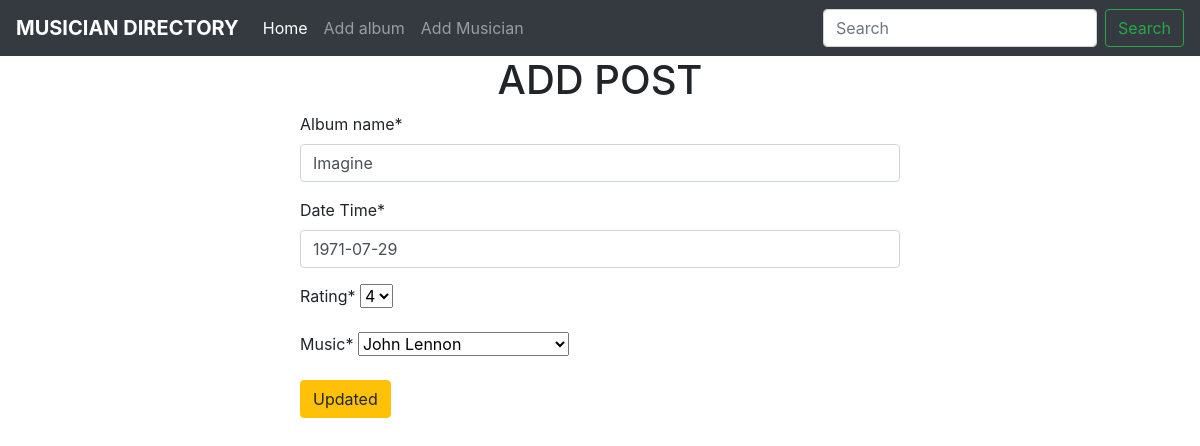
The app's page /album/edit_album/1/ with its own data.
### album/models.py (models this page shows, shortened)
class Album(models.Model):
    album_name = models.CharField(max_length=20)
    album_release_date = models.DateField(
        _("Date Time"), auto_now=False, auto_now_add=False)
    rating = models.IntegerField(
        _("Rating"), choices=[(i, i) for i in range(1, 6)], default=1)
    music = models.ForeignKey(Musician, on_delete=models.CASCADE)

### album/views.py (the view)
# urls.py: path('edit_album/<int:id>/', views.edit_album, name='edit'),
def edit_album(request, id):
    album_form = Album.objects.get(pk=id)
    if request.method == 'POST':
        album_forms = forms.Album(request.POST, instance=album_form)
        if album_forms.is_valid():
            album_forms.save()
            return redirect('home')
    else:
        album_forms = forms.Album(instance=album_form)
    return render(request, 'home_album.html', {'album_form': album_forms})

### album/forms.py
class Album(forms.ModelForm):
    class Meta:
        model = Album
        fields = '__all__'

### musician/models.py (called while the page is built)
    def __str__(self):
        return f"{self.first_name} {self.last_name}"

### album/templates/home_album.html (shortened to what this page needs)
{% extends 'base.html' %} {% load crispy_forms_tags %} {% block content %}
<h1 style="display: flex; justify-content: center; align-items: center">
  ADD POST
</h1>
<form method="post" style="width: 50%; height = 500px; margin: auto;">
  {% csrf_token %} {{album_form|crispy}}
  <button class="btn btn-warning">Updated</button>
</form>
{% endblock content %}

### records on screen
Album: album_name "Imagine", album_release_date "1971-07-29", rating "4", music "John Lennon"
